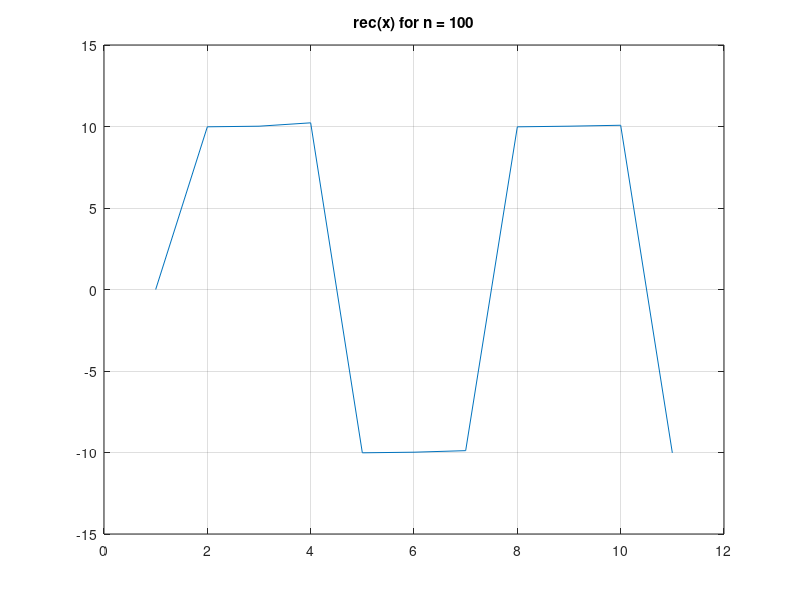
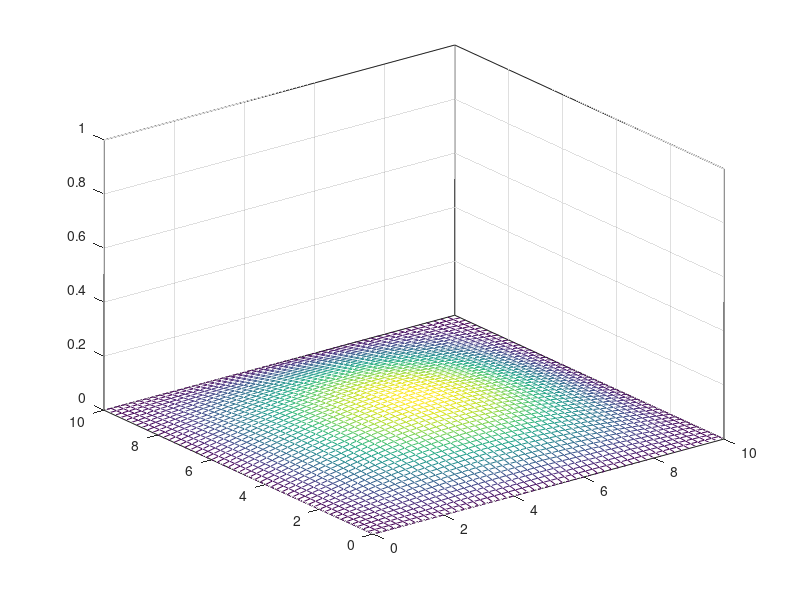

Write the MATLAB code that produced these figures, in order. (Note: this script raises an error after producing the figures.)
% ===========
% Aufgabe 1.1:
% ===========

clear all   % Es werden alle Variablen geloescht
close all   % Es werden alle Fenster geschlossen
clc         % Das Command Window wird zurueckgesetzt

%% 
clear all;close all;clc;

% Aufgabe 1.1.1:

% Matrix A und Vektor b
A = [1, 2, 4; 2, 2, 1; 3, 2, 0];
b = [5; 4; 1];

% Zeit
tic
x1 = inv(A)*b
toc
tic
x2 = mldivide(A, b)
toc

% numerischer Fehler
norm(A*x1 - b)
norm(A*x2 - b)

% mldivide ist schneller (0.000148 vs 0.000070) und numerisch genauer

%% 
clear all;close all;clc;

% Aufgabe 1.1.2:

% rect(x) ~~ A* sum(k=1 bis n) 4/pi*(2k-1) * sin((2k-1)x)

A = 10;
x = 0:1:10;
n = 1;
y = 0

for n=1:1:100
    y = y + A*(4/(pi*(2*n -1))) * sin((2*n -1)*x);
    plot(y)
    title(['rec(x) for n = ', num2str(n)])
    grid on
    pause()
    %pause(0.01)
end

%% 
clear all;close all;clc;

% Aufgabe 1.1.3:

% f(x,y,t) = sin(x*pi/10)*sin(y*pi/10)*|sin(t)|
step_size = 0.2;
range = 0:step_size:10;
%times = [0.1, 0.5, 1, 2, 10, 32];
times = 0.1:0.1:10;

[xx,yy] = meshgrid(range,range); % Koordinatenmatrix erzeugen
figure

for t = times
    zz = sin((xx*pi)/10).*sin((yy*pi)/10).*abs(sin(t));

    % Gitterplot
    mesh(xx,yy,zz)
    box on
    grid on
    zlim([0,1])
    
    suptitle(['t = ', num2str(t)]);
    pause(0.1)
end

%%
% ===========
% Aufgabe 1.2:
% ===========

%% 
clear all;close all;clc;

% Aufgabe 1.2.1

%m s(2) + c s(1)  + k s = f

%x1 = s
%x2 = s(1)

%x1. = x2 
%x2. = 1/m * (f - c*x2 - k+x1)

%[x1., x2.] = [[0, 1], [-k/m, -c/m]][x1, x2] + [0, 1/m]*u
%y = [1,0][x1, x2]

syms c  k  m f x1 x2 s0 v0

% Zustandsvektor, Eingangsvektor
x = [x1; x2];
u = f;

% Systemmatrizen
A = [0 1; -k/m -c/m];
B = [0;1/m];
C = [1,0];
D = 0;

xx = A*x + B*u;
y = C*x + D*u;

% Eigenwerte
lambda = eig(A)

% Eigenewrte l1,2 = -(c +/- sqrt(c^2 - 4*k*m)/(2*m)
% c, k, m > 0: Auswirkung auf die Stabilitaet? TODO (z.B. wenn c^2 < 4*k*m,
% dann ist der realteil fix negativ (-c/2m)
lambda
l1 = lambda(1); % = -0.5 + 1.3229 i = -0.5 + sqrt(-7)/2
l2 = lambda(2); % = -0.5 - 1.3229 i = -0.5 - sqrt(-7)/2

% Realteile der Eigenwerte sind negativ, deswegen ist das System stabil.
real(lambda)

% Transitionsmatrix; expm = e^Matrix
t = sym('t');
phi = expm(A * t)

% Einheitssprung Sigma(t) - wir betrachten nur t >= 0
sig = 1;
f = sig;
u = f;

% Allgemeine Loesung
sa = dsolve('D2s = -(k/m)*s - (c/m)*Ds +1/m')

% partikulaere Loesung
sp = dsolve('D2s = -(k/m)*s - (c/m)*Ds + 1/m','s(0)=0', 'Ds(0)=0')


% Aufgabe 1.2.2
% Euler-Verfahren Integration

% Parameter
Tend = 20;
c = 1; 
m = 1;
k = 2;
A = [0 1; -k/m -c/m];
B = [0;1/m];
C = eye(2); % Damit man die Sprungantwort fuer s und v kriegen

% Anfangswerte
s0 = 0;
v0 = 0;
x0 = [s0; v0];

% Abtastzeit und t-Spanne #1
Ta = 0.05; %Anagabe
trange = 0:Ta:Tend;
% Einheitssprung Sigma(t) als Eingangssignal:
u_sig = ones(length(trange),1);
x_euler_1 = int_euler_1_2(A, B, u_sig, x0, Ta, Tend);

% Abtastzeit und t-Spanne #2
Ta2 = 0.02; %Anagabe
trange2 = 0:Ta2:Tend;
% Einheitssprung Sigma(t) als Eingangssignal:
u_sig2 = ones(length(trange2),1);
x_euler_2 = int_euler_1_2(A, B, u_sig2, x0, Ta2, Tend);

% Abtastzeit und t-Spanne #3
Ta3 = 0.1; %Anagabe
trange3 = 0:Ta3:Tend;
% Einheitssprung Sigma(t) als Eingangssignal:
u_sig3 = ones(length(trange3),1);
x_euler_3 = int_euler_1_2(A, B, u_sig3, x0, Ta3, Tend);

% Abtastzeit und t-Spanne #4
Ta4 = 0.2; %Anagabe
trange4 = 0:Ta4:Tend;
% Einheitssprung Sigma(t) als Eingangssignal:
u_sig4 = ones(length(trange4),1);
x_euler_4 = int_euler_1_2(A, B, u_sig4, x0, Ta4, Tend);

% Abtastzeit und t-Spanne #5
Ta5 = 0.4; %Anagabe
trange5 = 0:Ta5:Tend;
% Einheitssprung Sigma(t) als Eingangssignal:
u_sig5 = ones(length(trange5),1);
x_euler_5 = int_euler_1_2(A, B, u_sig5, x0, Ta5, Tend);

% Struktur zur einfachen speicherung der Daten erstellen
field1 = 'ta';     value1 = {Ta, Ta2, Ta3, Ta4, Ta5};
field2 = 'trange'; value2 = {trange, trange2, trange3, trange4, trange5};
field3 = 'u_sig';  value3 = {u_sig, u_sig2, u_sig3, u_sig4, u_sig5};
field4 = 'x_euler';value4 = {x_euler_1, x_euler_2, x_euler_3, x_euler_4, x_euler_5};

% Datenstruktur
s_eulers = struct(field1,value1,field2,value2,field3,value3,field4,value4);

% Exaktes kontiunierliches System generieren
sys = ss(A,B,C,D);
% UEbertragungsfunktion des kont. Systems
%ksys = tf(sys);
% Sprungantwort fuer das kont. System
%step(ksys, trange(end)) % Graph
% Diskretes System generieren mit Ta = 0.05
dsys = c2d(sys, Ta, 'zoh');
% Sprungantwort fuer das diskrete System
dstep = step(dsys, trange(end));

% Exaktes System (sehr fein abgetastet)
TaEx = 0.001;
trangeEx = 0:TaEx:Tend;
dstep2 = step(c2d(sys, TaEx, 'zoh'), trangeEx);

% Differnzen Plotten
% Wertevectoren fuer s und v in array speichern
field1 = 's';
field2 = 'v';
field3 = 'linespace';
field4 = 'l';
value1 = {dstep2(:,1)};
value2 = {dstep2(:,2)};
value3 = {linspace(0, Tend, Tend/TaEx + 1)};
value4 = {sprintf('Kont. Sys. Ta = %0.3fs', TaEx)};

value1 = [value1, dstep(:,1)];
value2 = [value2, dstep(:,2)];
value3 = [value3, linspace(0, Tend, Tend/Ta + 1)];
value4 = [value4, sprintf('disk. Sys. Ta = %0.2fs', Ta)];

for i=1:length(s_eulers)
    value1 = [value1, s_eulers(i).x_euler(1,:)'];
    value2 = [value2, s_eulers(i).x_euler(2,:)'];
    value3 = [value3, linspace(0, Tend, Tend/(s_eulers(i).ta) + 1)];
    value4 = [value4, sprintf('Euler Ta = %0.2fs', (s_eulers(i).ta))];
end

% Struktur fuer die Plott daten
s_plots_sv = struct(field1, value1, field2, value2, field3, value3, field4, value4);

% Plot fuer s
figure
tt = 0:Tend;
plot(s_plots_sv(1).linespace, s_plots_sv(1).s, 'b',  ...
    s_plots_sv(2).linespace, s_plots_sv(2).s, 'm', ...
    s_plots_sv(3).linespace, s_plots_sv(3).s, 'b', ...
    s_plots_sv(4).linespace, s_plots_sv(4).s, 'g', ...
    s_plots_sv(5).linespace, s_plots_sv(5).s, 'r', ...
    s_plots_sv(6).linespace, s_plots_sv(6).s, 'k', ...
    s_plots_sv(7).linespace, s_plots_sv(7).s, 'c')

%plot(tt, sin(tt))
grid on
xlabel('Zeit t [s]')
ylabel('Weg s')
title('Graph fuer s')
legend(s_plots_sv(1).l, s_plots_sv(2).l, s_plots_sv(3).l, ...
        s_plots_sv(4).l, s_plots_sv(5).l, s_plots_sv(6).l, ...
        s_plots_sv(7).l, 'Location', 'SouthEast')
    
% plot fuer v
figure
plot(s_plots_sv(1).linespace, s_plots_sv(1).v, 'b',  ...
    s_plots_sv(2).linespace, s_plots_sv(2).v, 'm', ...
    s_plots_sv(3).linespace, s_plots_sv(3).v, 'b', ...
    s_plots_sv(4).linespace, s_plots_sv(4).v, 'g', ...
    s_plots_sv(5).linespace, s_plots_sv(5).v, 'r', ...
    s_plots_sv(6).linespace, s_plots_sv(6).v, 'k', ...
    s_plots_sv(7).linespace, s_plots_sv(7).v, 'c')
grid on
xlabel('Zeit t [s]')
ylabel('Geschweidigkeit v [m/s]')
title('Graph fuer v')
legend(s_plots_sv(1).l, s_plots_sv(2).l, s_plots_sv(3).l, ...
        s_plots_sv(4).l, s_plots_sv(5).l, s_plots_sv(6).l, ...
        s_plots_sv(7).l, 'Location', 'SouthEast')



%%
% ===========
% Aufgabe 1.3:
% ===========

%% 
clear all;close all;clc;

syms u x1 x2 x3

% System
% x''' +cos(x)^2 * x'' + x' + e^(-x) *u = 0
% x1 = x            ;   x1' = x2
% x2 = x1' = x'     ;   x2' = x3
% x3 = x2' = x''    ;   x3' = -(cos(x1)^2 *x3 + x2 + e(-x1)*u)
x = [x1, x2, x3]';
xx = [x2; x3; -cos(x1)^2 *x3 - x2 + exp(-x1)*u]

% Simulink Parameter
Ta = 0.05;
% Anfangswerte
x1_0 = 0;
x2_0 = 0;
x3_0 = 0;

% Diff.gl.system
% x''' + cos(x)^2 * x'' + x' + e^(-x)*u = 0
% numerisch berechnen und plotten; @myrigid ist eine .m Datei
[T,Y] = ode45(@myrigid,[0 10],[x1_0 x2_0 x3_0]) % timespan [0 10], Anfangsbed.: [0 0 0]

% numerishce Berechnung ploten
figure
plot(T,Y(:,1),'-',T,Y(:,2),'-',T,Y(:,3),'-')
leg_y1 = sprintf('x1');
leg_y2 = sprintf('x2');
leg_y3 = sprintf('x3');
title('Numerische Berechnung von 1.3 a)')
grid on
legend(leg_y1, leg_y2, leg_y3,'Location', 'SouthEast')


% System um die Ruhelage xr = ur = 0 linearisieren
% Am Zettel


%%
% ===========
% Aufgabe 1.4:
% ===========

%% 
clear all;close all;clc;

syms Ue Us Ua Uc1 Uc2 R1 R2 R3 K
syms Q1 C1 C2 Ur1 Ur2 Ur4 Uc1_ Uc2_
syms is ie ir2 ic1 ic2

% Idealer nichtinvertierender Operationsverstaerker
% Allgemein: Ua = (1 + R2/R1) * Ue => Ua = V*Ue
% hier: V = 1 + ((K-1)*R3)/R3 = 1 + K - 1 = K

% Ua = K * Uc2

x = [Uc1; Uc2];
u = Ue;
d = Us;
y = Ua;

% U = R*i
% Q = C*U
% i_c = dQ/dt = C*dU/dt = C*U'

% C1(Uc1) = dQ1/dUc1
% => dQ1 = C1(Uc1)*dUc1

% Uc{1,2}_ der Unterstrich bezeichnet die Ableitung
is = Ur4/R2;
ie = Ur1/R1;
ic1 = C1*Uc1_;
ic2 = C2*Uc2_;
Ua = K*Uc2

% Knotengleichungen
k1 = ie - ir2 - ic1;
k2 = ic2 - ir2 - is;

% Maschengleichungen
m1 = Ur1 + Ur2 + Uc2 - Ue;
m2 = Ur4 + Uc2 - Us;
m3 = Ur1 + Uc1 + Ua - Ue;
m4 = -Ur2 + Uc1 + Ua - Uc2;

% is aus m2
Ur4 = solve(m2, Ur4)
is = subs(is);

% ie aus m3
Ur1 = solve(m3, Ur1)
ie = subs(ie);

% Loesen nach Ur2_
ir2 = solve (k2, ir2);
Ur2 = R2 * ir2;

m4 = subs(subs(m4));
Uc2_ = simplify(solve(m4, Uc2_))
ic2 = Uc2_ * C2;


% Loesen nach Ur1_
ie = (ic2 - is) + ic1; %k2 in k1 eingesetzt
Ur1 = R1*ie;
m3 = subs(m3);
Uc1_ = simplify(solve(m3, Uc1_))


% Ruhelagen berechnen
Uc1r = solve(Uc1_ == 0, Uc1);
Uc2r = solve(Uc2_ == 0, Uc2);

% in die zweite Geichung setzten wir Uc1r ein und loesen nach Uc2r auf
Uc2r = solve(Uc2 == subs(Uc2r, Uc1, Uc1r), Uc2);

% Uc2r in die erste Gleichung einsetzen und Uc1r berechnen
Uc1r = subs(Uc1r, Uc2, Uc2r); %(R1*((Uc2r + Us - K*Uc2r)/R2 - Us/R2) - Ue + K*Uc2r)/(R1/R2 - 1);

% Ruhelagen
Uc1r
Uc2r

% Linearisieren

% Systemmatrix A berechnen: A = [a11 a12 ; a21 a22]
syms Uc1ref C1ref kc1

Q1 = (C1ref + kc1*((Uc1/2) - Uc1ref))*Uc1;
dQ1 = simplify(diff(Q1, Uc1)) % Erste Ableitung von Q1 nach UC1
ddQ1 = simplify(diff(dQ1, Uc1)) % Zweite Ableitung von Q1 nach UC1

C1 = dQ1;
dC1 = ddQ1;

Uc1_ = subs(Uc1_)
Uc2_ = subs(Uc2_)


% Parameter
R1      = 625;
R2      = 3500;
K       = 3;
C1ref  = 1e-6;
Uc1ref = -10;
kc1     = 800e-9;
C2      = 1e-6;

% Festlegung der Ruhelagen
Uer = 5;
Usr = 5;
Uc1r_v = subs(Uc1r, [Ue, Us], [Uer, Usr])
Uc2r_v = subs(Uc2r, [Ue, Us], [Uer, Usr])

% Erzeuge die differenzierten Matrizen
A = [diff(Uc1_, Uc1), diff(Uc1_, Uc2); diff(Uc2_, Uc1), diff(Uc2_, Uc2)]
bu = [diff(Uc1_, Ue); diff(Uc2_, Ue)]
bd = [diff(Uc1_, Us); diff(Uc2_, Us)]

% Ersetze Zustand, Eingang und Stoereingang mit den Ruhelagen
A = subs(A, [Uc1, Uc2, Ue, Us], [Uc1r_v, Uc2r_v, Uer, Usr])
bu = subs(bu, [Uc1, Uc2, Ue, Us], [Uc1r_v, Uc2r_v, Uer, Usr])
bd = subs(bd, [Uc1, Uc2, Ue, Us], [Uc1r_v, Uc2r_v, Uer, Usr])

% Setze Ruhelagen ein
A = double(subs(A))
bu = double(subs(bu))
bd = double(subs(bd))
